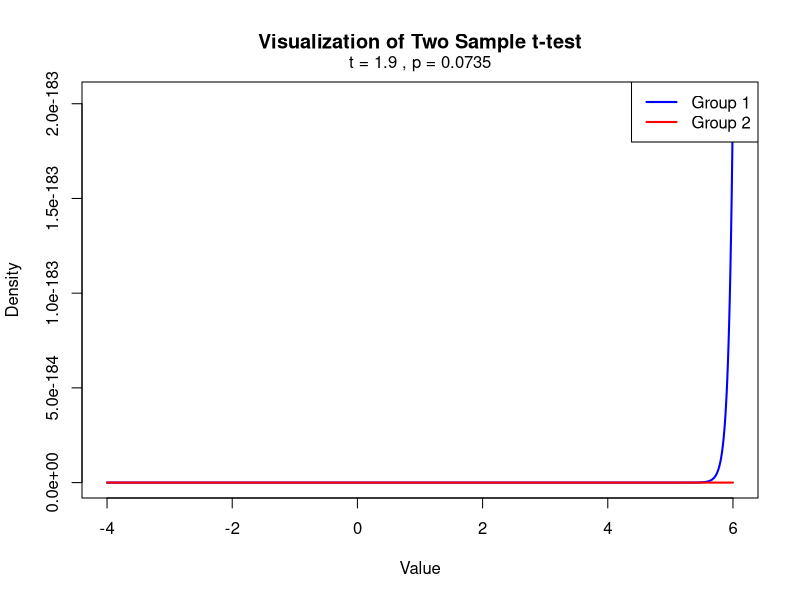
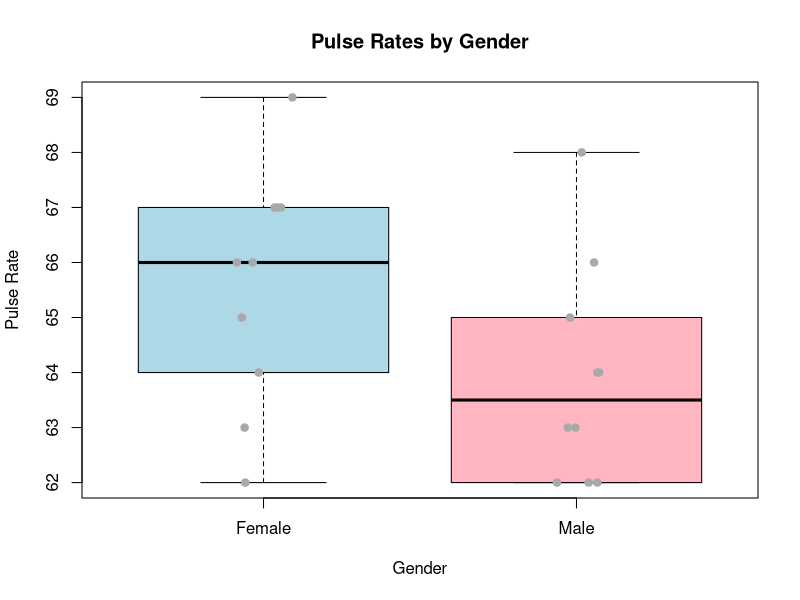
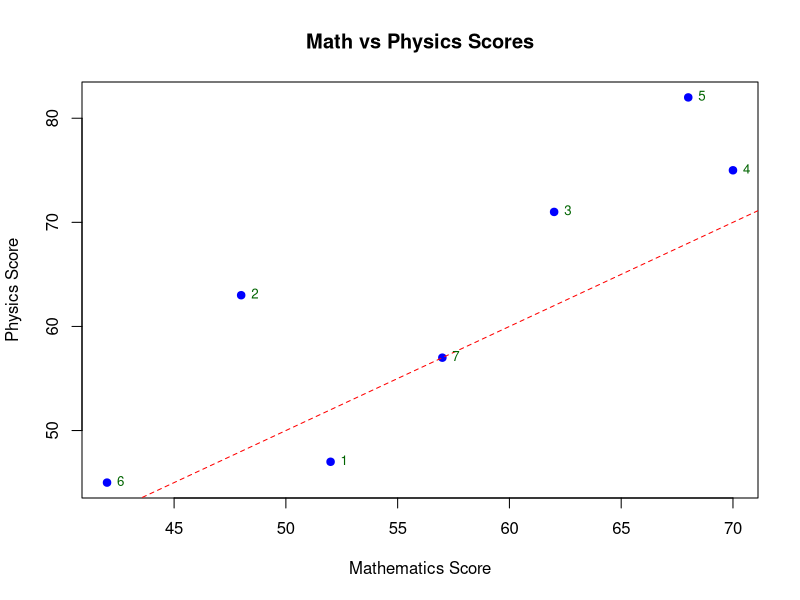
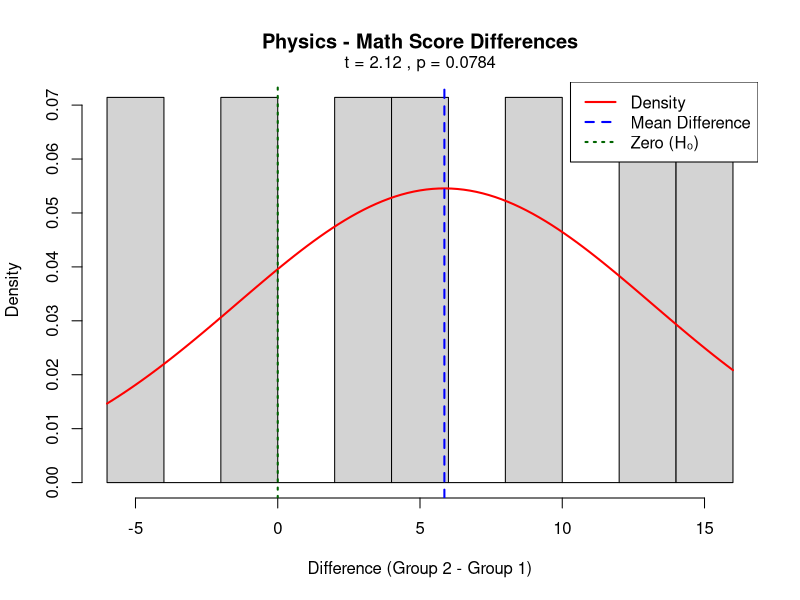
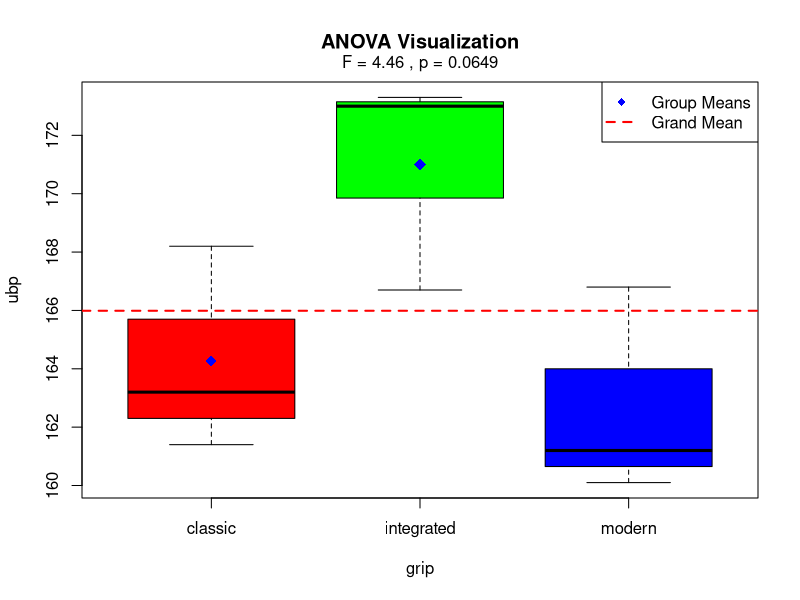
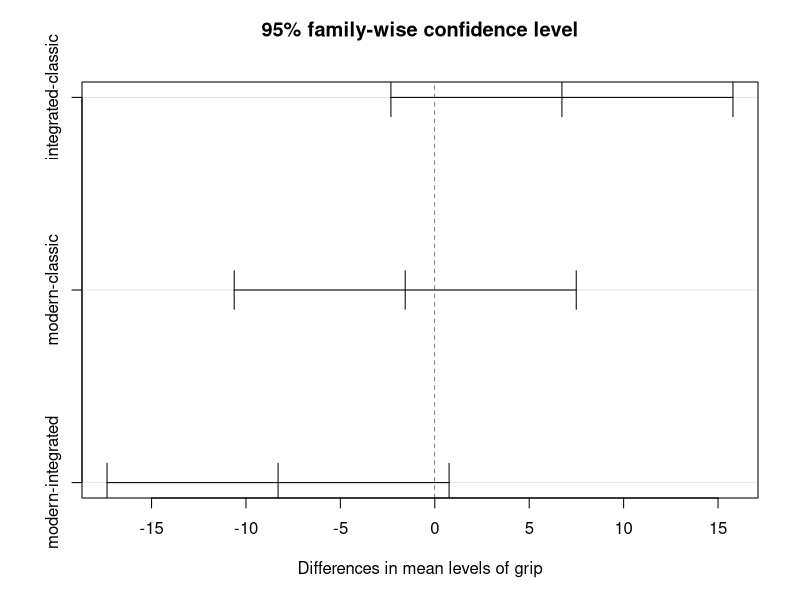

Source code (R) for these figures, in order:
## ---- chunk 1
knitr::opts_chunk$set(echo = TRUE, warning = FALSE, message = FALSE)
## ---- chunk 2
# Function to create a visualization of the t-test
plot_t_test <- function(m1 = 0, m2 = 2, s1 = 1, s2 = 1, n1 = 10, n2 = 10) {
  # Calculate t-statistic and p-value
  pooled_sd <- sqrt(((n1-1)*s1^2 + (n2-1)*s2^2) / (n1 + n2 - 2))
  t_stat <- (m2 - m1) / (pooled_sd * sqrt(1/n1 + 1/n2))
  df <- n1 + n2 - 2
  p_value <- 2 * pt(-abs(t_stat), df)
  
  # Create the plot
  x <- seq(-4, 6, length.out = 1000)
  y1 <- dnorm(x, mean = m1, sd = s1)
  y2 <- dnorm(x, mean = m2, sd = s2)
  
  plot(x, y1, type = "l", col = "blue", lwd = 2, 
       xlab = "Value", ylab = "Density", 
       main = "Visualization of Two Sample t-test")
  lines(x, y2, col = "red", lwd = 2)
  
  # Shade the areas
  abline(v = m1, col = "blue", lty = 2)
  abline(v = m2, col = "red", lty = 2)
  
  # Add legend
  legend("topright", legend = c("Group 1", "Group 2"), 
         col = c("blue", "red"), lwd = 2)
  
  # Add t-statistic and p-value
  mtext(paste("t =", round(t_stat, 2), ", p =", round(p_value, 4)), 
        side = 3, line = 0.5)
}

# Create plot
plot_t_test(m1 = 63.9, m2 = 65.6, s1 = 2, s2 = 2)
## ---- chunk 3
# Create the data frame
pulse <- data.frame(
  Males = c(65, 62, 63, 64, 64, 68, 66, 62, 62, 63),
  Females = c(64, 67, 66, 67, 66, 69, 63, 67, 62, 65)
)

# View the data
head(pulse)
## ---- chunk 4
# Reshape data for plotting
pulse_long <- data.frame(
  Pulse = c(pulse$Males, pulse$Females),
  Gender = factor(c(rep("Male", 10), rep("Female", 10)))
)

# Create boxplot
boxplot(Pulse ~ Gender, data = pulse_long, 
        col = c("lightblue", "lightpink"),
        main = "Pulse Rates by Gender",
        ylab = "Pulse Rate")

# Add points to show the raw data
stripchart(Pulse ~ Gender, data = pulse_long, 
           vertical = TRUE, method = "jitter", 
           add = TRUE, pch = 19, col = "darkgray")
## ---- chunk 5
# Conduct two-sided t-test with equal variances
t_test_result <- t.test(pulse$Males, pulse$Females, 
                         alternative = "two.sided", 
                         var.equal = TRUE)

# Display the result
t_test_result
## ---- chunk 6
# Reshape data in a different format
pulse2 <- data.frame(
  Sex = factor(c(rep("Female", 10), rep("Male", 10))),
  Pulse = c(64, 67, 66, 67, 66, 69, 63, 67, 62, 65,
            65, 62, 63, 64, 64, 68, 66, 62, 62, 63)
)

# Conduct one-sided t-test
t_test_one_sided <- t.test(Pulse ~ Sex, data = pulse2, 
                           alternative = "greater", 
                           var.equal = TRUE)

# Display the result
t_test_one_sided
## ---- chunk 7
# Calculate Cohen's d
cohens_d <- function(x1, x2) {
  m1 <- mean(x1)
  m2 <- mean(x2)
  s1 <- sd(x1)
  s2 <- sd(x2)
  n1 <- length(x1)
  n2 <- length(x2)
  
  # Pooled standard deviation
  s_pooled <- sqrt(((n1 - 1) * s1^2 + (n2 - 1) * s2^2) / (n1 + n2 - 2))
  
  # Cohen's d
  d <- (m1 - m2) / s_pooled
  return(d)
}

d <- cohens_d(pulse$Males, pulse$Females)
cat("Cohen's d:", round(d, 2), "\n")
## ---- chunk 8
# Function to visualize paired t-test
visualize_paired_test <- function(diffs, main = "Distribution of Differences") {
  hist(diffs, breaks = 10, prob = TRUE, 
       main = main, 
       xlab = "Difference (Group 2 - Group 1)")
  
  # Add density curve
  curve(dnorm(x, mean = mean(diffs), sd = sd(diffs)), 
        add = TRUE, col = "red", lwd = 2)
  
  # Add mean line
  abline(v = mean(diffs), col = "blue", lwd = 2, lty = 2)
  
  # Add zero line
  abline(v = 0, col = "darkgreen", lwd = 2, lty = 3)
  
  # Add legend
  legend("topright", 
         legend = c("Density", "Mean Difference", "Zero (H₀)"), 
         col = c("red", "blue", "darkgreen"), 
         lwd = 2, lty = c(1, 2, 3))
  
  # Add t-test results
  t_test <- t.test(diffs)
  mtext(paste("t =", round(t_test$statistic, 2), 
              ", p =", round(t_test$p.value, 4)), 
        side = 3, line = 0.5)
}
## ---- chunk 9
# Create the data frame
grades <- data.frame(
  Student = 1:7,
  Maths = c(52, 48, 62, 70, 68, 42, 57),
  Physics = c(47, 63, 71, 75, 82, 45, 57)
)

# Calculate differences
grades$Diff <- grades$Physics - grades$Maths

# View the data
grades
## ---- chunk 10
# Plot the paired data
plot(grades$Maths, grades$Physics, 
     xlab = "Mathematics Score", ylab = "Physics Score",
     main = "Math vs Physics Scores",
     pch = 19, col = "blue")

# Add diagonal line (x = y)
abline(0, 1, col = "red", lty = 2)

# Add student IDs
text(grades$Maths, grades$Physics, labels = grades$Student, 
     pos = 4, cex = 0.8, col = "darkgreen")

# Visualize the differences
visualize_paired_test(grades$Diff, main = "Physics - Math Score Differences")
## ---- chunk 11
# Conduct the paired t-test (one-sided)
paired_test <- t.test(grades$Physics, grades$Maths, 
                      paired = TRUE, 
                      alternative = "greater")

# Display the result
paired_test

# Calculate and summarize the differences
cat("Mean difference (Physics - Maths):", mean(grades$Diff), "\n")
## ---- chunk 12
# Reshape data correctly for paired test with formula
grades_long <- data.frame(
  Subject = factor(rep(c("Maths", "Physics"), each = 7)),
  Score = c(grades$Maths, grades$Physics),
  Student = factor(rep(1:7, 2))
)

# Most straightforward approach - directly compare the vectors
t.test(grades$Physics, grades$Maths, 
       paired = TRUE, 
       alternative = "greater")  # Physics > Maths
## ---- chunk 13
# Calculate correlation between Maths and Physics scores
cor_val <- cor(grades$Maths, grades$Physics)
cat("Correlation between Maths and Physics scores:", round(cor_val, 2), "\n")
## ---- chunk 14
# Cohen's d for paired data
cohens_d_paired <- mean(grades$Diff) / sd(grades$Diff)
cat("Cohen's d (paired):", round(cohens_d_paired, 2), "\n")
## ---- chunk 15
# Function to visualize ANOVA
visualize_anova <- function(data, x_var, y_var) {
  # Convert to factors if necessary
  data[[x_var]] <- factor(data[[x_var]])
  
  # Calculate group means
  group_means <- tapply(data[[y_var]], data[[x_var]], mean)
  grand_mean <- mean(data[[y_var]])
  
  # Create plot
  boxplot(data[[y_var]] ~ data[[x_var]], 
          main = "ANOVA Visualization",
          xlab = x_var, ylab = y_var,
          col = rainbow(length(levels(data[[x_var]]))))
  
  # Add group means
  points(1:length(group_means), group_means, pch = 18, cex = 1.5, col = "blue")
  
  # Add grand mean
  abline(h = grand_mean, col = "red", lwd = 2, lty = 2)
  
  # Add legend
  legend("topright", 
         legend = c("Group Means", "Grand Mean"), 
         pch = c(18, NA), 
         lty = c(NA, 2),
         col = c("blue", "red"),
         lwd = c(NA, 2))
  
  # Run ANOVA and add result
  formula <- as.formula(paste(y_var, "~", x_var))
  anova_result <- aov(formula, data = data)
  anova_summary <- summary(anova_result)
  
  # Extract F and p values
  f_value <- anova_summary[[1]]["F value"][[1]][1]
  p_value <- anova_summary[[1]]["Pr(>F)"][[1]][1]
  
  mtext(paste("F =", round(f_value, 2), ", p =", round(p_value, 4)), 
        side = 3, line = 0.5)
}
## ---- chunk 16
# Create the data frame
grip_data <- data.frame(
  ubp = c(168.2, 161.4, 163.2, 166.7, 173.0, 173.3, 160.1, 161.2, 166.8),
  grip = factor(c(rep("classic", 3), rep("integrated", 3), rep("modern", 3)))
)

# View the data
grip_data
## ---- chunk 17
# Visualize ANOVA
visualize_anova(grip_data, "grip", "ubp")
## ---- chunk 18
# Fit the ANOVA model
anova_model <- aov(ubp ~ grip, data = grip_data)

# Display the ANOVA table
summary(anova_model)
## ---- chunk 19
# Tukey's Honest Significant Difference test
TukeyHSD(anova_model)

# Visualize the Tukey's test results
plot(TukeyHSD(anova_model))
## ---- chunk 20
# Calculate eta-squared
anova_table <- summary(anova_model)[[1]]
eta_squared <- anova_table[1, "Sum Sq"] / sum(anova_table[, "Sum Sq"])
cat("Eta-squared:", round(eta_squared, 3), "\n")
## ---- chunk 21
# T-test as a linear model
lm_ttest <- lm(Pulse ~ Sex, data = pulse2)
summary(lm_ttest)

# ANOVA as a linear model
lm_anova <- lm(ubp ~ grip, data = grip_data)
summary(lm_anova)
